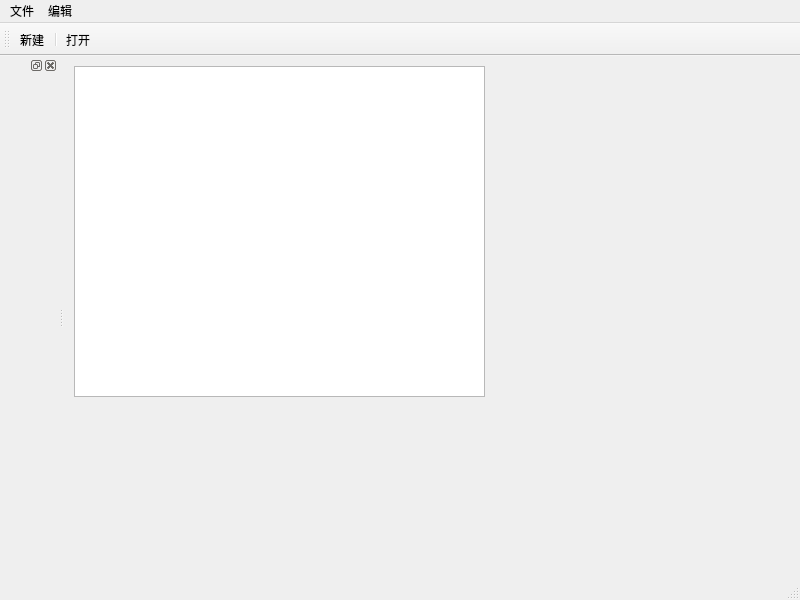
<?xml version="1.0" encoding="UTF-8"?>
<ui version="4.0">
 <class>MainWindow</class>
 <widget class="QMainWindow" name="MainWindow">
  <property name="geometry">
   <rect>
    <x>0</x>
    <y>0</y>
    <width>800</width>
    <height>600</height>
   </rect>
  </property>
  <property name="windowTitle">
   <string>MainWindow</string>
  </property>
  <widget class="QWidget" name="centralwidget">
   <widget class="QTextEdit" name="textEdit">
    <property name="geometry">
     <rect>
      <x>10</x>
      <y>10</y>
      <width>411</width>
      <height>331</height>
     </rect>
    </property>
   </widget>
  </widget>
  <widget class="QMenuBar" name="menubar">
   <property name="geometry">
    <rect>
     <x>0</x>
     <y>0</y>
     <width>800</width>
     <height>21</height>
    </rect>
   </property>
   <widget class="QMenu" name="menu">
    <property name="title">
     <string>文件</string>
    </property>
    <addaction name="actionnew"/>
    <addaction name="actionopen"/>
   </widget>
   <widget class="QMenu" name="menu_2">
    <property name="title">
     <string>编辑</string>
    </property>
   </widget>
   <addaction name="menu"/>
   <addaction name="menu_2"/>
  </widget>
  <widget class="QStatusBar" name="statusbar"/>
  <widget class="QToolBar" name="toolBar">
   <property name="windowTitle">
    <string>toolBar</string>
   </property>
   <attribute name="toolBarArea">
    <enum>TopToolBarArea</enum>
   </attribute>
   <attribute name="toolBarBreak">
    <bool>false</bool>
   </attribute>
   <addaction name="actionnew"/>
   <addaction name="separator"/>
   <addaction name="actionopen"/>
  </widget>
  <widget class="QDockWidget" name="dockWidget">
   <attribute name="dockWidgetArea">
    <number>1</number>
   </attribute>
   <widget class="QWidget" name="dockWidgetContents"/>
  </widget>
  <action name="actionnew">
   <property name="text">
    <string>新建</string>
   </property>
  </action>
  <action name="actionopen">
   <property name="text">
    <string>打开</string>
   </property>
  </action>
 </widget>
 <resources/>
 <connections/>
</ui>
